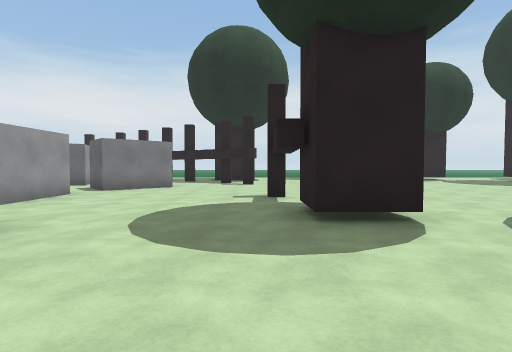
view 1 (above)

24 first-person views from a walk through a scene from a Unity 3-D project. The camera is 1.3 m above the floor, tilts 2° down and sees 80° across. The floor is counted in squares, 1.8 m on a side. Each view is taken from the middle of a square. On the plan, view 1 faces up. The plan holds only what a view shows up to about 10 squares ahead; the rest is blank. The place goes on beyond the plan. The player character is not drawn. Surface patterns are stand-ins for the level's own textures.

view 2
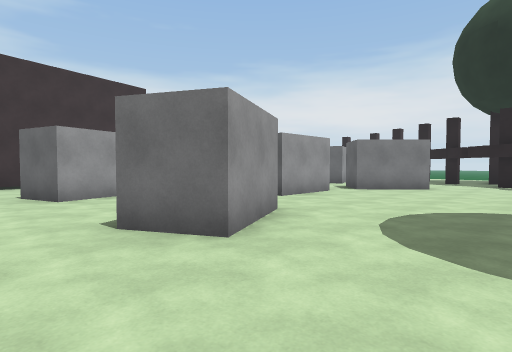

view 3
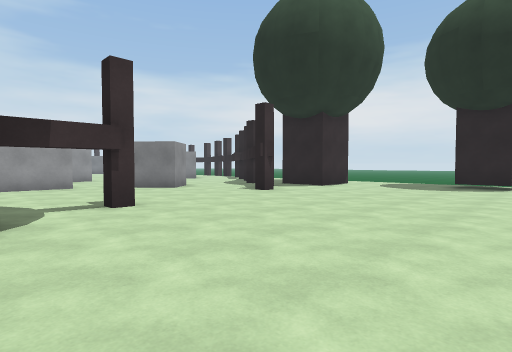

view 4
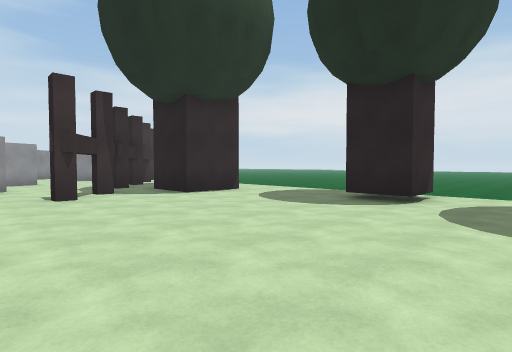

view 5
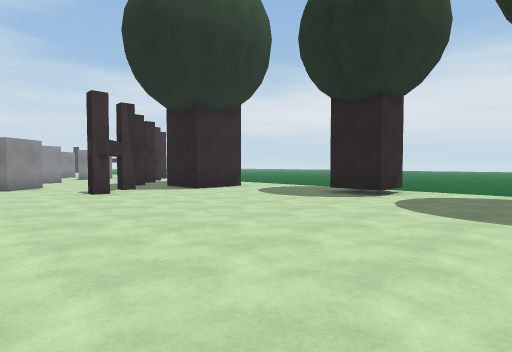

view 6
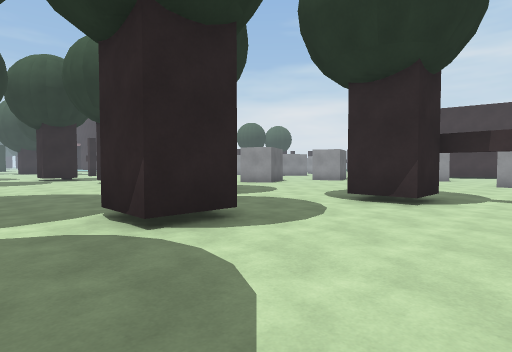

view 7
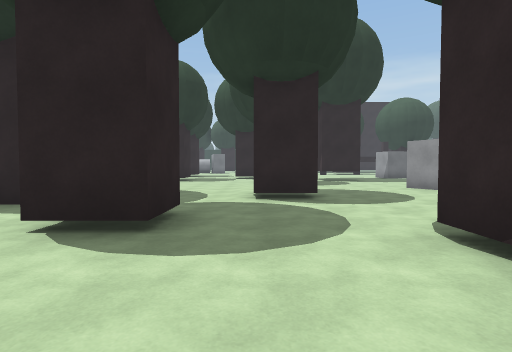

view 8
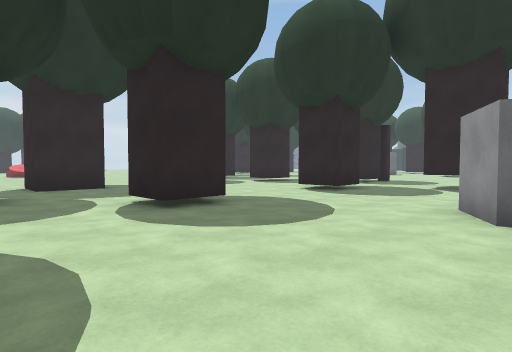

view 9
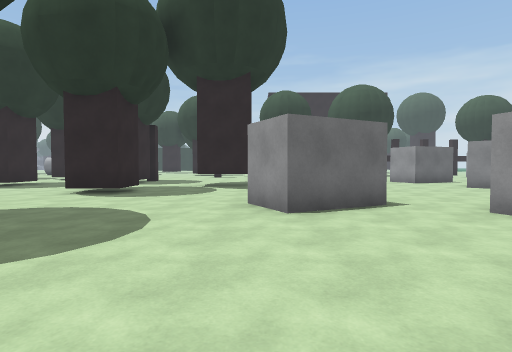

view 10
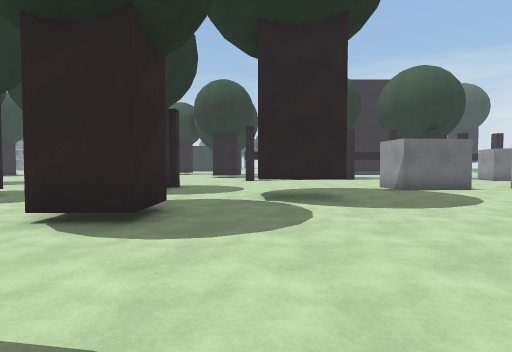

view 11
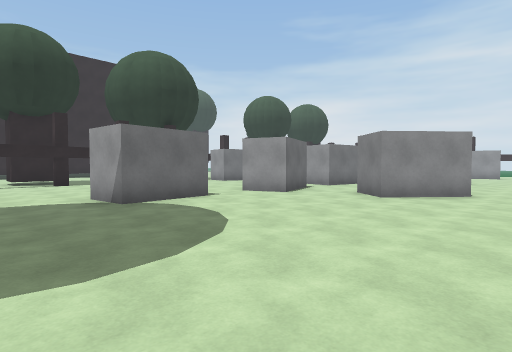

view 12
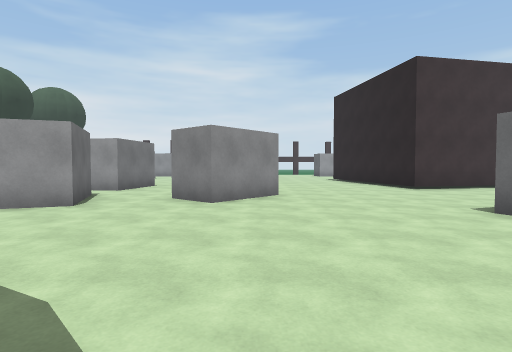

view 13
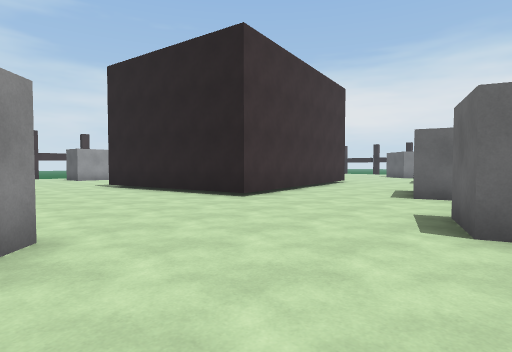

view 14
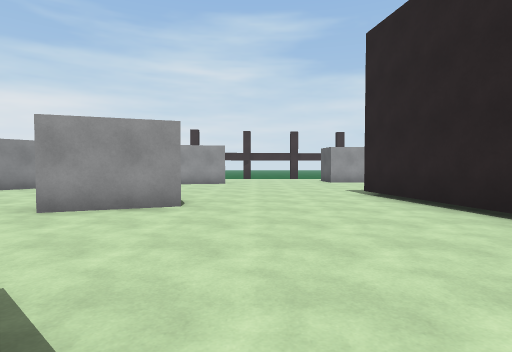

view 15
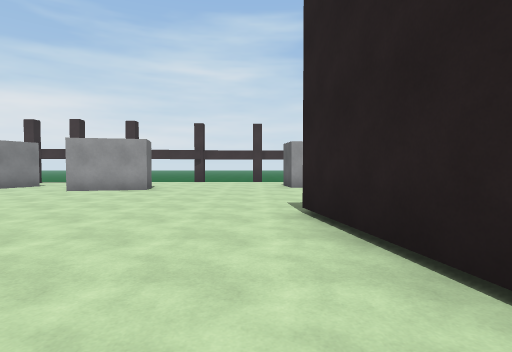

view 16
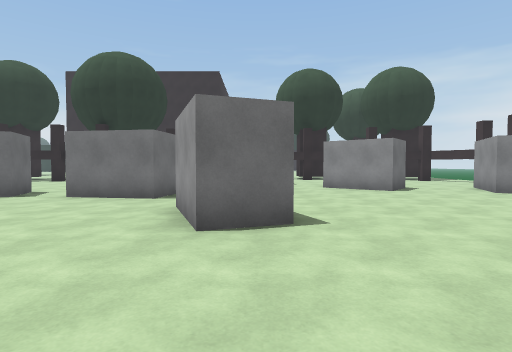

view 17
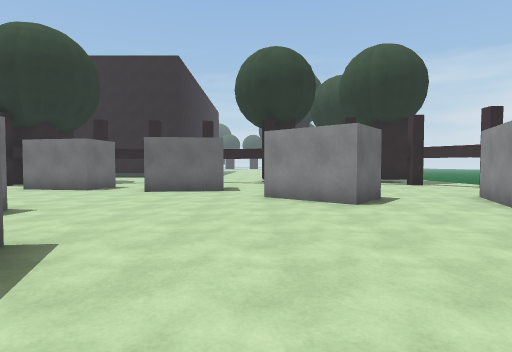

view 18
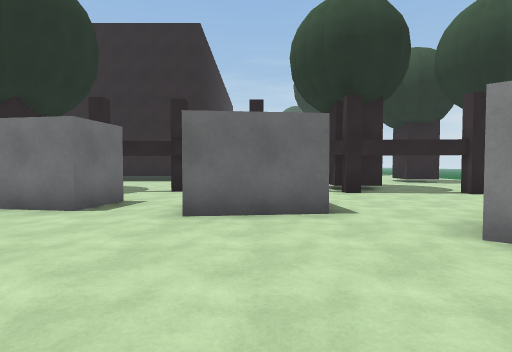

view 19
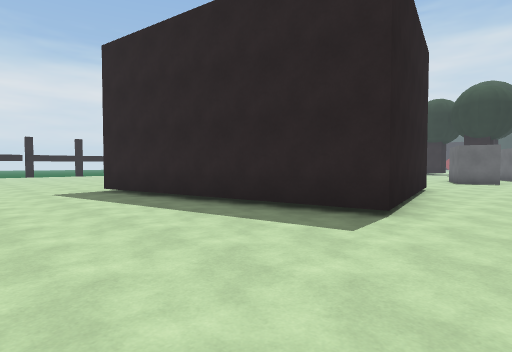

view 20
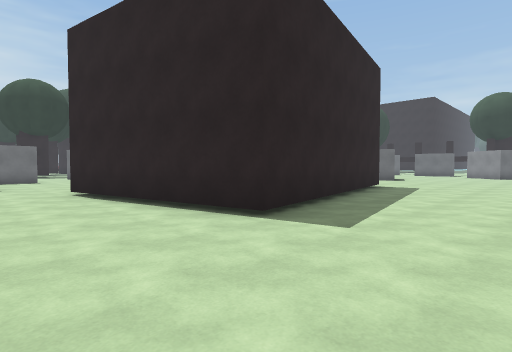

view 21
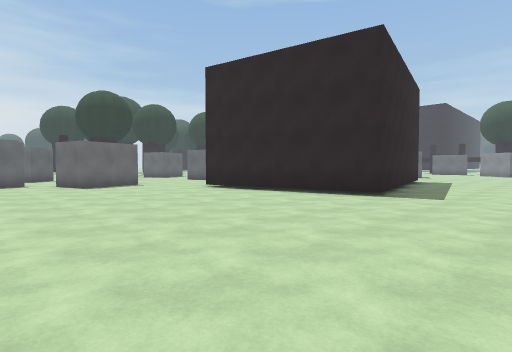

view 22
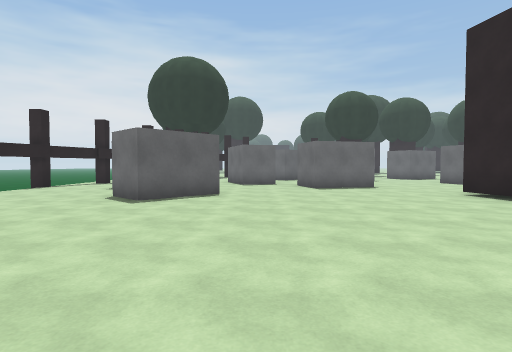

view 23
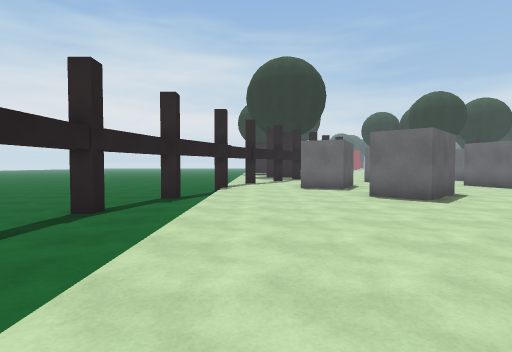

view 24
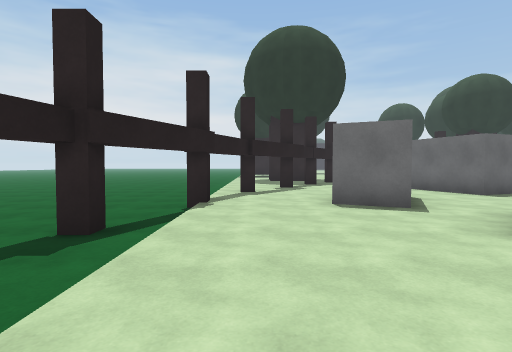

### Floor plan
Key: @ floor where view 1 was taken; # wall or solid block; . main floor; - floor 0.25 m lower than the main floor; / step, stairs or slope.
Columns run from 22 left of view 1 to 8 right of it. Each row starts with its distance up from view 1.
 23          ------
 22         -------            --
 21       -----------         ----
 20       -#---------         ----
 19     ------#-----           --
 18    /////////#////      ///////
 17   ............#..     .... #..
 16    .............#     #...##..
 15     ........# ...   ###.......
 14      ....#..#      #...........
 13     .....##....    ..#.........
 12  .........#....# .....#........
 11  .............## .#............
 10  .............   ###...........
  9  ...........##   ##............
  8  ...........#    .............
  7  .............   #....#........
  6  .............   #.............
  5  ...######...     .....##......
  4  ...##      ..    .....##......
  3  ....#     ...#.   #........#..
  2   ...#    #...##..##...........
  1  ....#    #...................#
  0  ....#    #..... .....@..##...#
 -1 #....## ###....###.......# ....
 -2 #.....###......###..##........
 -3 ...................###........
 -4 ..............................
 -5 .........................##...
 -6 ............##...........# ..
 -7 ##.....##... ##.......##.. ...
 -8  #.....##............. #..  ..#
 -9 ......................  ..   ..
-10 .........###.###.###......
-11 #........###.# ..  #......#
-12 #..##......        ..
-13 #..##.......      ...
-14 .............     ...
-15 ......###.###     ...
-16 ....... ..#        ..
-17   ....   ..
-18  #..#.   ..
-19  ...#    #..
-20  ...#     ..

Positions as (right, up) in squares from view 1, and headings:
1: (0, 0), facing up
2: (0, 0), facing up-left
3: (6, 5), facing up-left
4: (7, 10), facing up-left
5: (8, 9), facing up-left
6: (8, 7), facing down-left
7: (4, 7), facing down
8: (-2, 3), facing down-right
9: (-1, 3), facing down
10: (1, -1), facing down
11: (-1, -4), facing down-left
12: (-2, -6), facing left
13: (-6, -6), facing up-left
14: (-9, -5), facing left
15: (-12, -3), facing left
16: (-15, -3), facing down
17: (-17, -6), facing down
18: (-15, -10), facing down
19: (-21, -4), facing up-right
20: (-21, 8), facing down-right
21: (-21, 12), facing down-right
22: (-20, 11), facing right
23: (-20, 17), facing right
24: (-16, 17), facing right
